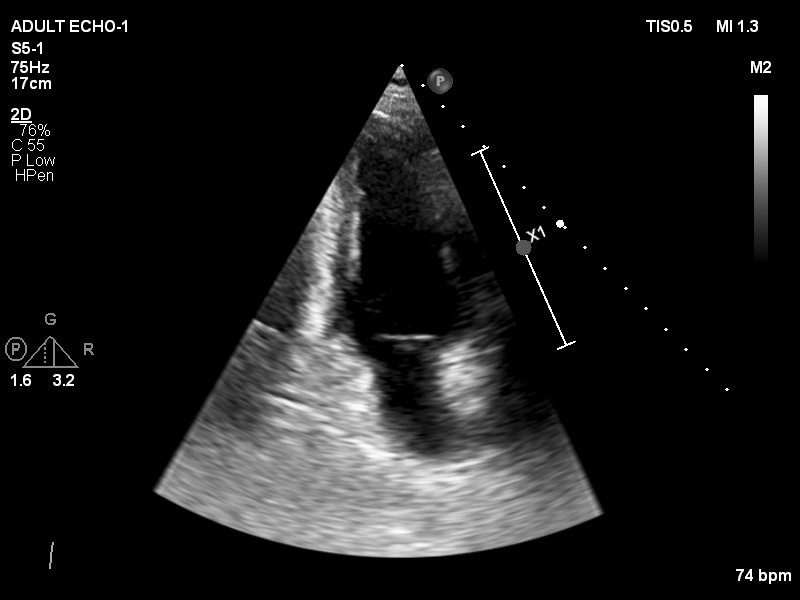
#> input picture CODE/save/IM_0013_1.jpg, 800 x 600 px
$ jupyter execute --allow-errors 'main (1).ipynb'   (text cells are left out)
#> lines starting #> are read from the running program, lines starting #| are printed output that depends on the picture; after the words box and inside, x2 and y2 are one past the last pixel; in counts of white or black regions, pixels touching at a corner belong together; pictures that were not available may be replaced by others from this repository, and a replacement may not be noted
#> the answer given: 3
### CODE/helper.py
import os
import numpy as np
from  pathlib import Path
import pydicom, cv2
import matplotlib.pyplot as plt

root = Path(os.getcwd())
data = root / "data"
videos, frCnt = {}, 0

def selectFrames(image_files, start=0, frNum=-1):
#> called with start = 2, frNum = 3
    global videos, frCnt
    numVideos = len(image_files)
    frCnt = [0] * len(image_files)
    for i, file in enumerate(image_files):
        im = pydicom.dcmread(file)
        videos[file] = im.pixel_array
        frCnt[i] = videos[file].shape[0]

    minCnt = 10000
    for i in range(numVideos):  minCnt = frCnt[i] if  frCnt[i] < minCnt else minCnt
    if frNum == -1 or frNum >= minCnt: frNum =  minCnt

    fig = plt.figure(0)
    plt.set_cmap('gray')
    plt.get_current_fig_manager().window.showMaximized()
    rc, cc = 1, 1
    if numVideos > 1 and numVideos <= 3: cc = 3
    if numVideos > 3: rc, cc = 2, 3
    if numVideos > 6:   return 0 # do not display
    for i in range(start, frNum, 2):
        for j in range(numVideos):
            plt.subplot(rc, cc, j+1), plt.imshow(videos[image_files[j]][i][:,:,0])
        ans = plt.waitforbuttonpress(10)
        plt.clf()
        if ans == False: break
    plt.close()
    return i

# [37 lines left out: functions save_images, read_image, not called in this run]


def find_files():
    image_paths = []
    for file in os.listdir(data):
        if file.endswith('.txt'):
            continue
        image_paths.append(str(data / file))
    return image_paths

### CODE/main (1).ipynb
[cell 1]
from AdjustBoundary import adjustContour
from helper import find_files, read_image, selectFrames, save_images
import numpy as np
import cv2
import matplotlib.pyplot as plt
import pydicom
import os
import matplotlib
matplotlib.use('Qt5Agg')

image_files = find_files()
frNum = int(input('Enter frame number: '))
selectFrames(image_files, frNum-1, frNum)   # Show the selected frames of all the images
i = 0
crop = 30

while i < len(image_files):
    ctr = None
    name = image_files[i].split(".")[0]
    c_save = name + "_inx.txt"

    if os.path.isfile(c_save):           ctr = np.loadtxt(c_save)
    im = read_image(image_files[i], frNum)
    im = im[crop:-crop,crop:-crop]

    exit_mode = adjustContour(im, ctr, im.shape, crop, c_save)
    save_images(image_files[i], frNum)
    if exit_mode == 'exit':                 break
    if exit_mode == 'previous':             i = i - 1
    if exit_mode == 'next':                 i = i + 1
    if exit_mode == 'done':                 pass
    i += 1

[cell 2]
import cv2

src = cv2.imread("save/IM_0013_1.jpg", cv2.IMREAD_GRAYSCALE);
#> src is the input picture: shape (600, 800); min 0, max 255, mean 26.1
th, dst = cv2.threshold(src, 0, 255, cv2.THRESH_BINARY);
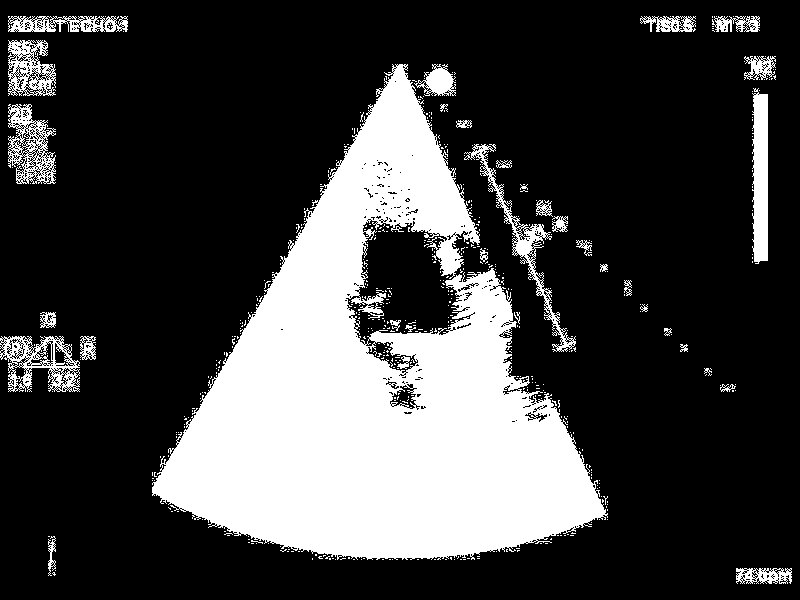
#> dst: shape (600, 800); 25.5% white; 509 white regions (475 under 20 px)
cv2.imwrite("opencv-threshold-example.jpg", dst);

# th, dst = cv2.threshold(src, 0, 128, cv2.THRESH_BINARY);
# cv2.imwrite("opencv-thresh-binary-maxval.jpg", dst);

# th, dst = cv2.threshold(src,127,255, cv2.THRESH_BINARY);
# cv2.imwrite("opencv-thresh-binary.jpg", dst);

#th, dst = cv2.threshold(src,127,255, cv2.THRESH_BINARY_INV);
#cv2.imwrite("opencv-thresh-binary-inv.jpg", dst);

# th, dst = cv2.threshold(src,127,255, cv2.THRESH_TRUNC);
# cv2.imwrite("opencv-thresh-trunc.jpg", dst);

# th, dst = cv2.threshold(src,127,255, cv2.THRESH_TOZERO);
# cv2.imwrite("opencv-thresh-tozero.jpg", dst);

# # Thresholding using THRESH_TOZERO_INV
# th, dst = cv2.threshold(src,127,255, cv2.THRESH_TOZERO_INV);
# cv2.imwrite("opencv-thresh-to-zero-inv.jpg", dst);

[cell 3]
# detect the contours on the binary image using cv2.CHAIN_APPROX_NONE
contours, hierarchy = cv2.findContours(image=dst, mode=cv2.RETR_TREE, method=cv2.CHAIN_APPROX_NONE)
#> contours = 2791 contours, 2709 with area under 20; largest, box (x1, y1, x2, y2) and area: (152, 64, 608, 560) 105628, (0, 336, 80, 392) 2956, (8, 104, 56, 184) 2477, (752, 88, 768, 264) 2234, (464, 144, 576, 352) 2110

# draw contours on the original image
image_copy = dst.copy()
#> (the rest of this cell did not finish here and is left out)

[cell 4]
src = cv2.imread("opencv-threshold-example.jpg")
#> src: shape (600, 800, 3); min 0, max 255, mean 64.9
#> (the rest of this cell did not finish here and is left out)

[cell 5]
import csv
def find_centroid(filepath):
    xes = []
    ys = []
    with open(filepath) as f:
         for line in f:
             x, y = map(float,line.split())
             xes.append(x)
             ys.append(y)
    x_cent=int(sum(xes)/len(xes))
    y_cent=int(sum(ys)/len(ys))
    #print(x_cent*3.14)
    #print(y_cent*3.22)
    return (int(x_cent*3.14),int(y_cent*3.22))

[cell 6]
def cal_index(contours):
    a=[x for x in range(0,len(contours))]

    maxval=0
    secmaxval=0
    i=0
    c=0
    d=0
    for i,x in zip(a,contours):
        area = cv2.contourArea(x)
        if area>maxval:
            maxval=area
            c=i
    for i,x in zip(a,contours):
        area=cv2.contourArea(x)
        if area>secmaxval and area!=maxval:
            secmaxval=area
            d=i
    if cv2.pointPolygonTest(contours[d], find_centroid('data/IM_0003-01_inx.txt'), False) == 1.0:
         return d
    else:
         return c

[cell 7]
import cv2
src = cv2.imread("save/IM_0003_1.jpg", cv2.IMREAD_GRAYSCALE);
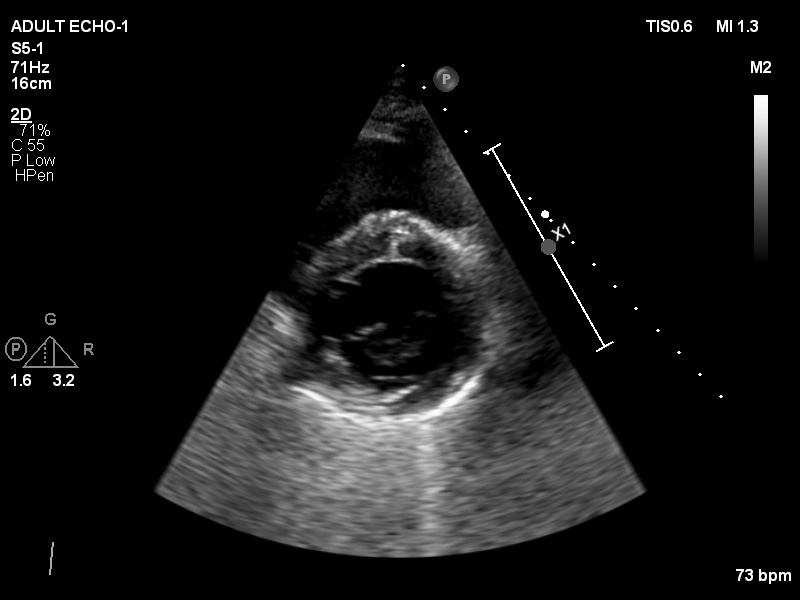
#> input picture CODE/save/IM_0003_1.jpg, 800 x 600 px
#> src is the input picture: shape (600, 800); min 0, max 255, mean 22
th, dst = cv2.threshold(src, 0, 255, cv2.THRESH_BINARY);
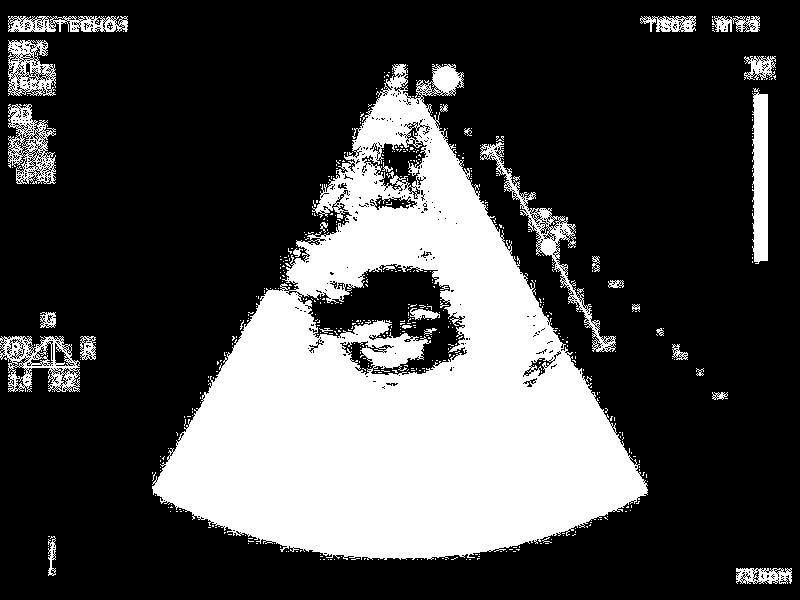
#> dst: shape (600, 800); 27.8% white; 530 white regions (500 under 20 px)
cv2.imwrite("opencv-threshold-example.jpg", dst);
contours, hierarchy = cv2.findContours(image=dst, mode=cv2.RETR_TREE, method=cv2.CHAIN_APPROX_NONE)
#> contours = 3121 contours, 3033 with area under 20; largest, box (x1, y1, x2, y2) and area: (152, 64, 648, 560) 128520, (299, 263, 468, 376) 9285, (0, 336, 80, 392) 2956, (480, 142, 616, 352) 2826, (8, 104, 56, 184) 2458
image_copy = cv2.imread("opencv-threshold-example.jpg")
#> image_copy: shape (600, 800, 3); min 0, max 255, mean 70.9
#> (the rest of this cell did not finish here and is left out)

#> in cal_index, `a=[x for x in range(0,len(contours))]`: a = 3121 values from 0 to 3120
#> the loop in cal_index, `for i,x in zip(a,contours):` made 3121 passes
#> (area, maxval) on passes 1, 323, 1679: (672, 672), (2956.5, 2956.5), (128520, 128520)
#> area on pass 60: 25.5
#> after the loop in cal_index, `for i,x in zip(a,contours):`: c = 1678; maxval = 128520
#> the loop in cal_index, `for i,x in zip(a,contours):` made 3121 passes
#> (area, secmaxval) on passes 1, 323, 1899: (672, 672), (2956.5, 2956.5), (9285, 9285)
#> after the loop in cal_index, `for i,x in zip(a,contours):`: d = 1898; secmaxval = 9285
#> (reads CODE/data/IM_0003-01_inx.txt from the repository)
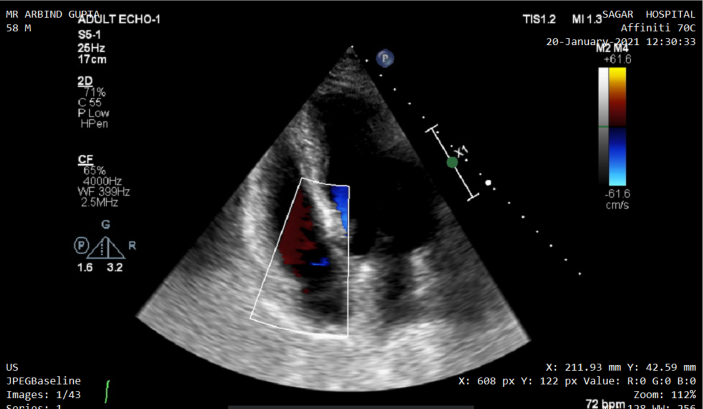
#> input picture CODE/save/img_12.png, 1405 x 817 px, given in place of mov-series-003.avi, which was not available (shown at 1/2 size)
#> further down, frame is the input picture: shape (817, 1405, 3); mean B, G, R 29.1, 28.8, 29
cv2.imshow('None approximation', image_copy)
cv2.waitKey(0)
cv2.imwrite('contours_none_image1.jpg', image_copy)
cv2.destroyAllWindows()

[cell 8]
def image_manipulation(src):
    cv2.imwrite("opencv-original-example.jpg",src)
    (th, dst) = cv2.threshold(src, 0, 255, cv2.THRESH_BINARY);
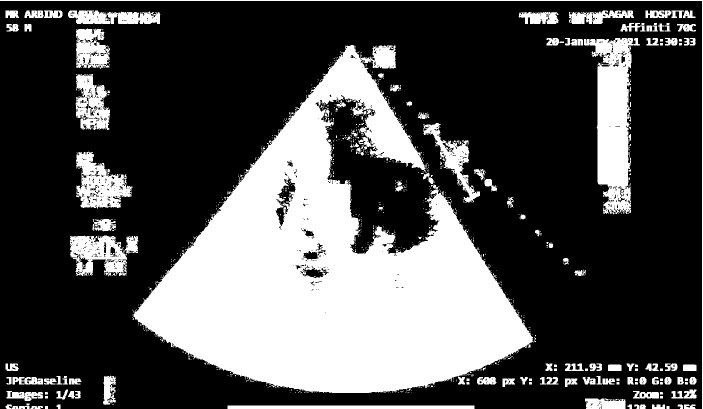
#> dst: shape (817, 1405) (shown at 1/2 size); 30.3% white; 897 white regions (745 under 20 px)
    cv2.imwrite("opencv-threshold-example.jpg", dst);
    contours, hierarchy = cv2.findContours(image=dst, mode=cv2.RETR_TREE, method=cv2.CHAIN_APPROX_NONE)
#> contours = 2016 contours, 1780 with area under 20; largest, box (x1, y1, x2, y2) and area: (267, 90, 1068, 786) 262162, (1168, 76, 1280, 429) 20694, (152, 303, 265, 417) 7222, (140, 471, 277, 553) 7166, (151, 148, 220, 260) 5114
    image_copy = cv2.imread("opencv-original-example.jpg")
#> image_copy: shape (817, 1405, 3); min 0, max 255, mean 28.9
    cv2.drawContours(image=image_copy, contours=contours[cal_index(contours)], contourIdx=-1, color=(0, 255, 0), thickness=2, lineType=cv2.LINE_AA)
#> the loop in cal_index (call 2), `for i,x in zip(a,contours):` made 2016 passes
#> (area, maxval) on passes 1, 3, 6, 407, 840, 1387: (20, 20), (65, 65), (2465, 2465), (7165.5, 7165.5), (7222, 7222), (262162.5, 262162.5)
#> area on passes 2, 4, 5, 7, 8, 9: 20, 63, 35, 100.5, 43.5, 126
#> the loop in cal_index (call 2), `for i,x in zip(a,contours):` made 2016 passes
#> area on passes 2, 4, 5, 7, 8, 9, 10, 12, 13, 14, 15, 20: 20, 63, 35, 100.5, 43.5, 126, 69, 41.5, 39, 37, 50.5, 1283
    cv2.imwrite('contours_none_image1.jpg', image_copy)
    return image_copy

[cell 9]
import time
import cv2
cap=cv2.VideoCapture('mov-series-003.avi')
#> (the rest of this cell did not finish here and is left out)
